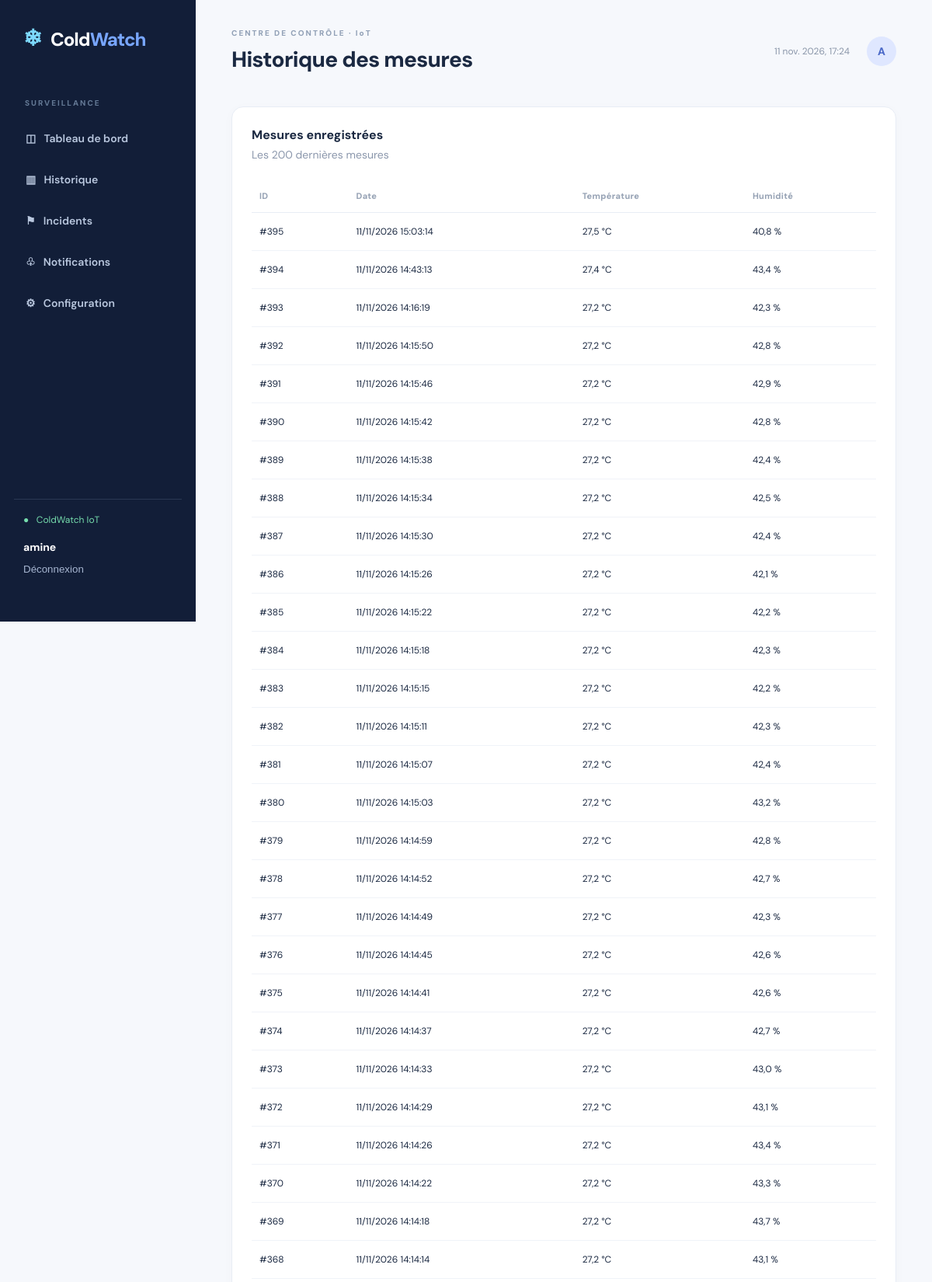
Page /history/ (signed in, upper part) on the committed database.
### monitoring/models.py (models this page shows, shortened)
class Reading(models.Model):
 temp=models.FloatField();hum=models.FloatField(validators=[MinValueValidator(0),MaxValueValidator(100)])
 created_at=models.DateTimeField(auto_now_add=True,db_index=True)
 class Meta:ordering=['-created_at']

### monitoring/views.py (the view)
# urls.py: path('history/',views.history,name='history'),
@login_required
def history(request):return render(request,'monitoring/history.html',{'readings':Reading.objects.all()[:200]})

### templates/monitoring/history.html
{% extends 'monitoring/base.html' %}{% block title %}Historique des mesures{% endblock %}{% block content %}<section class="panel"><div class="panel-head"><div><h3>Mesures enregistrées</h3><p>Les 200 dernières mesures</p></div></div><div class="table-scroll"><table><thead><tr><th>ID</th><th>Date</th><th>Température</th><th>Humidité</th></tr></thead><tbody>{% for r in readings %}<tr><td>#{{ r.id }}</td><td>{{ r.created_at|date:'d/m/Y H:i:s' }}</td><td>{{ r.temp }} °C</td><td>{{ r.hum }} %</td></tr>{% empty %}<tr><td colspan="4">Aucune mesure.</td></tr>{% endfor %}</tbody></table></div></section>{% endblock %}

### templates/monitoring/base.html
{% load static %}<!doctype html><html lang="fr"><head><meta charset="utf-8"><meta name="viewport" content="width=device-width,initial-scale=1"><title>ColdWatch — Surveillance frigorifique</title><link rel="stylesheet" href="{% static 'monitoring/style.css' %}"></head><body><div class="shell"><aside class="sidebar"><div class="brand"><span class="snow">❄</span> Cold<span>Watch</span></div><div class="side-label">SURVEILLANCE</div><nav><a href="{% url 'dashboard' %}">◫ &nbsp; Tableau de bord</a><a href="{% url 'history' %}">▥ &nbsp; Historique</a><a href="{% url 'incidents' %}">⚑ &nbsp; Incidents</a><a href="{% url 'notifications' %}">♧ &nbsp; Notifications</a><a href="{% url 'configuration' %}">⚙ &nbsp; Configuration</a></nav><div class="sidebar-bottom"><div class="online">● &nbsp; ColdWatch IoT</div>{% if user.is_authenticated %}<div class="user">{{ user.username }}</div><form method="post" action="{% url 'logout' %}">{% csrf_token %}<button class="logout">Déconnexion</button></form>{% endif %}</div></aside><main class="main"><header class="top"><div><div class="eyebrow">CENTRE DE CONTRÔLE · IoT</div><h1>{% block title %}Tableau de bord{% endblock %}</h1></div><div class="topright"><span class="date" id="clock"></span><span class="avatar">{{ user.username|slice:':1'|upper }}</span></div></header>{% block content %}{% endblock %}<footer>ColdWatch · Surveillance des enceintes frigorifiques · Projet IoT</footer></main></div><script>function tick(){document.getElementById('clock').textContent=new Date().toLocaleString('fr-FR',{dateStyle:'medium',timeStyle:'short'});}tick();setInterval(tick,30000);</script>{% block scripts %}{% endblock %}</body></html>

### monitoring/static/monitoring/style.css (style rules this page uses)
:root { --navy:#121e38;--navy2:#192844;--bg:#f6f8fc;--text:#1b2942;--muted:#8b97ac;--border:#e8edf5;--blue:#5575f5 }
* { box-sizing:border-box }
body { margin:0;background:var(--bg);color:var(--text);font-family:'DM Sans',system-ui,sans-serif;font-size:14px }
a { color:#4c6be5;text-decoration:none }
.shell { display:flex;min-height:100vh }
.sidebar { width:252px;background:var(--navy);color:#b8c5dc;display:flex;flex-direction:column;padding:30px 18px;position:sticky;top:0;height:100vh;flex-shrink:0 }
.brand { font-size:24px;font-weight:800;letter-spacing:-1px;color:white;margin:0 12px 58px }
.brand span:not(.snow) { color:#78a6ff }
.snow { color:#7dd9ff;font-size:29px;margin-right:7px }
.side-label { font-size:10px;font-weight:800;letter-spacing:2px;color:#647995;padding:0 14px;margin-bottom:16px }
.sidebar nav { display:grid;gap:7px }
.sidebar nav a { padding:14px 15px;border-radius:10px;color:#b9c7de;font-weight:600 }
.sidebar-bottom { margin-top:auto;padding:18px 12px;border-top:1px solid #2a3853 }
.online { color:#76ddad;font-size:12px }
.user { color:white;margin-top:18px;font-weight:700 }
.logout { background:transparent;color:#a7b6d1;border:0;padding:12px 0;cursor:pointer }
.main { padding:36px 46px;flex:1;min-width:0;max-width:1700px }
.top { display:flex;justify-content:space-between;align-items:center;margin-bottom:42px }
.eyebrow { font-size:10px;letter-spacing:2px;color:#91a0b6;font-weight:800;margin-bottom:9px }
h1 { font-size:28px;letter-spacing:-.7px;margin:0;font-weight:800 }
.topright { display:flex;align-items:center;gap:22px }
.date { color:#8a96a9;font-size:12px }
.avatar { display:grid;place-items:center;width:38px;height:38px;background:#dfe7ff;color:#4b69c8;border-radius:50%;font-weight:800 }
.intro p,.panel-head p { color:var(--muted);margin:0 }
.stat,.panel { background:white;border:1px solid var(--border);border-radius:15px;box-shadow:0 3px 15px #22365906 }
.panel { padding:25px;margin-bottom:22px }
.panel-head { display:flex;align-items:center;justify-content:space-between;gap:16px;margin-bottom:23px }
.panel h3 { font-size:16px;margin:0 0 7px }
.panel-head h3 { margin-bottom:6px }
table { border-collapse:collapse;width:100%;text-align:left }
th { font-size:11px;color:#97a3b5;font-weight:800;letter-spacing:.3px;padding:14px 10px;border-bottom:1px solid var(--border) }
td { padding:16px 10px;border-bottom:1px solid #f0f3f8;font-size:12px }
.table-scroll { overflow:auto }

### rows in the picture
Reading: id "395", created_at "11/11/2026 15:03:14", temp "27,5", hum "40,8"
Reading: id "394", created_at "11/11/2026 14:43:13", temp "27,4", hum "43,4"
Reading: id "393", created_at "11/11/2026 14:16:19", temp "27,2", hum "42,3"
Reading: id "392", created_at "11/11/2026 14:15:50", temp "27,2", hum "42,8"
Reading: id "391", created_at "11/11/2026 14:15:46", temp "27,2", hum "42,9"
Reading: id "390", created_at "11/11/2026 14:15:42", temp "27,2", hum "42,8"
Reading: id "389", created_at "11/11/2026 14:15:38", temp "27,2", hum "42,4"
Reading: id "388", created_at "11/11/2026 14:15:34", temp "27,2", hum "42,5"
Reading: id "387", created_at "11/11/2026 14:15:30", temp "27,2", hum "42,4"
Reading: id "386", created_at "11/11/2026 14:15:26", temp "27,2", hum "42,1"
Reading: id "385", created_at "11/11/2026 14:15:22", temp "27,2", hum "42,2"
Reading: id "384", created_at "11/11/2026 14:15:18", temp "27,2", hum "42,3"
Reading: id "383", created_at "11/11/2026 14:15:15", temp "27,2", hum "42,2"
Reading: id "382", created_at "11/11/2026 14:15:11", temp "27,2", hum "42,3"
Reading: id "381", created_at "11/11/2026 14:15:07", temp "27,2", hum "42,4"
Reading: id "380", created_at "11/11/2026 14:15:03", temp "27,2", hum "43,2"
Reading: id "379", created_at "11/11/2026 14:14:59", temp "27,2", hum "42,8"
Reading: id "378", created_at "11/11/2026 14:14:52", temp "27,2", hum "42,7"
Reading: id "377", created_at "11/11/2026 14:14:49", temp "27,2", hum "42,3"
Reading: id "376", created_at "11/11/2026 14:14:45", temp "27,2", hum "42,6"
Reading: id "375", created_at "11/11/2026 14:14:41", temp "27,2", hum "42,6"
Reading: id "374", created_at "11/11/2026 14:14:37", temp "27,2", hum "42,7"
Reading: id "373", created_at "11/11/2026 14:14:33", temp "27,2", hum "43,0"
Reading: id "372", created_at "11/11/2026 14:14:29", temp "27,2", hum "43,1"
Reading: id "371", created_at "11/11/2026 14:14:26", temp "27,2", hum "43,4"
Reading: id "370", created_at "11/11/2026 14:14:22", temp "27,2", hum "43,3"
Reading: id "369", created_at "11/11/2026 14:14:18", temp "27,2", hum "43,7"
Reading: id "368", created_at "11/11/2026 14:14:14", temp "27,2", hum "43,1"

### other values in the picture
{{ user.username }} "amine"
{{ user.username|slice:':1'|upper }} "A"
